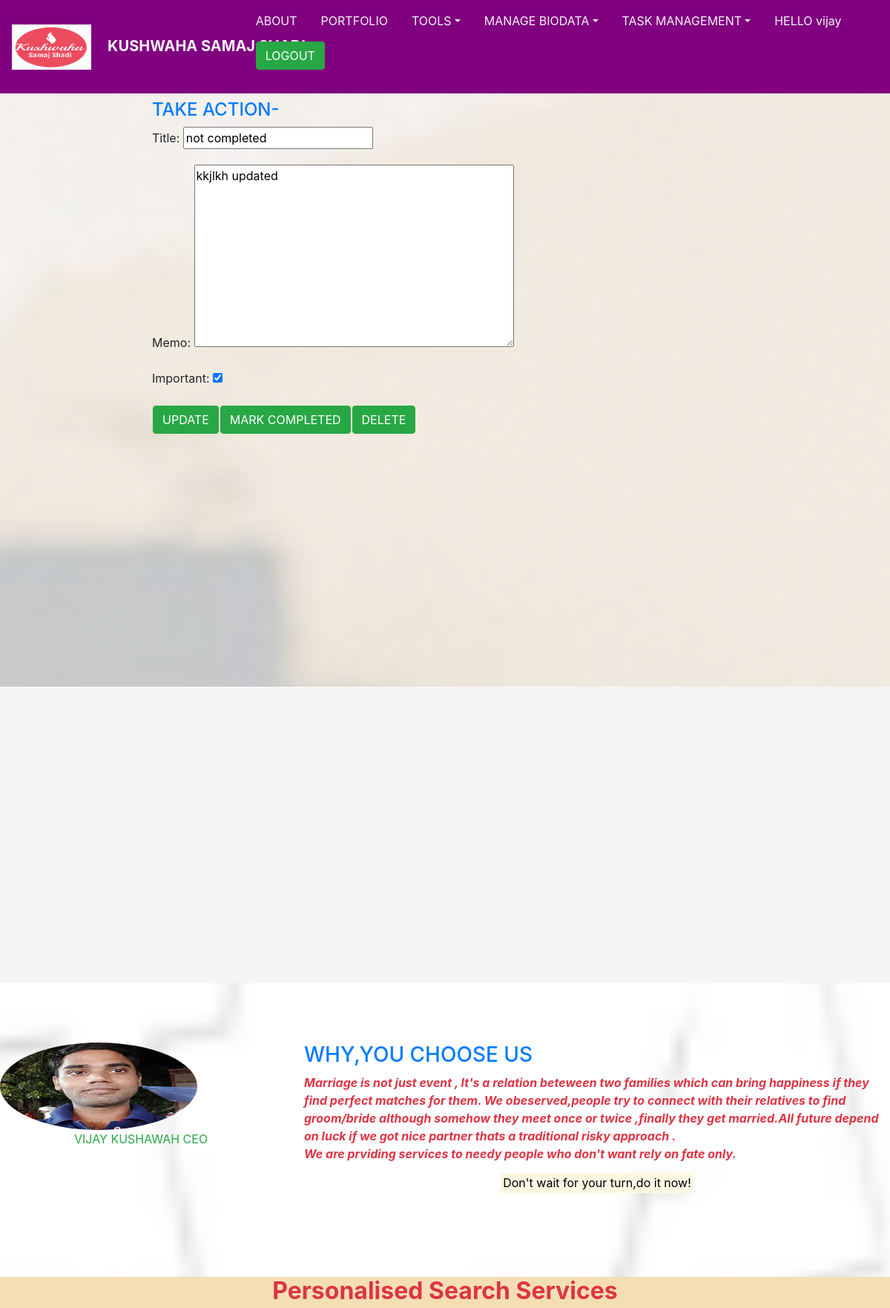
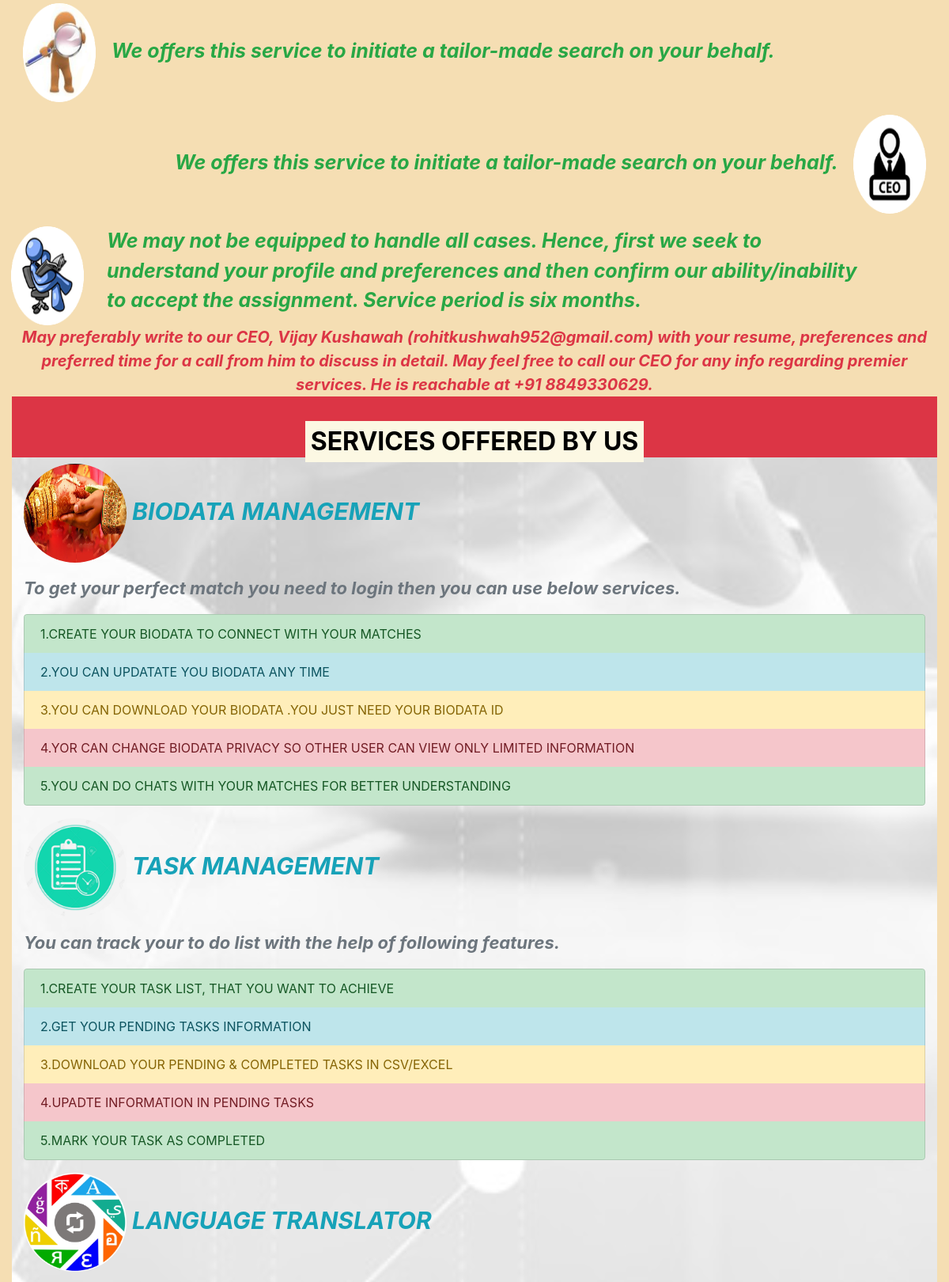
The page /todo/8 (signed in, upper part) on the database its author committed (2 pictures, top to bottom).
### todo/models.py (models this page shows, shortened)
class Todo(models.Model):
    title=models.CharField(max_length=100)
    memo=models.TextField(blank=True)
    created = models.DateTimeField(auto_now_add=True)
    datecompleted = models.DateTimeField(null=True)
    important = models.BooleanField(default=False)
    user = models.ForeignKey(User,on_delete=models.CASCADE)

### todo/views.py (the view, shortened to what this page needs)
# urls.py: path('todo/<int:todo_pk>',views.viewtodo,name='viewtodo'),
@login_required
def viewtodo(request,todo_pk):
    todo=get_object_or_404(Todo,pk=todo_pk,user=request.user)
    if request.method == 'GET':
        form =  TodoForm(instance=todo)
        return render(request,'todo/viewtodo.html',{'todo':todo,'form':form})

### todo/forms.py
class TodoForm(ModelForm):
    class Meta:
        model=Todo
        fields=['title','memo','important']

### todo/templates/todo/viewtodo.html (shortened to what this page needs)
{% extends 'todo/base.html' %}
{% block content %}
<div class="overlay">
  <div clss="container">
    <div class="row justify-content-center">
        <div class="col-8">
<h4 class="text-primary">TAKE ACTION-</h4>
<table cellpadding="1" cellspacing="2">
<form method="POST">
{{form.as_p}}
<tr><td>
<button type="submit" class="btn btn-success">UPDATE</button></td>
</form>
<form method="POST" action="{% url 'completetodo' todo.id %}">
  <td>
<button type="submit" class="btn btn-success">MARK COMPLETED</button></td>
</form>
<form method="POST" action="{% url 'deletetodo' todo.id %}">
<td><button type="submit" class="btn btn-success">DELETE</button></td>
</form></table>
</div></div></div></div>
{% endblock %}

### todo/templates/todo/base.html (shortened to what this page needs)
<link rel="stylesheet" href="https://stackpath.bootstrapcdn.com/bootstrap/4.5.2/css/bootstrap.min.css">
  <link rel="stylesheet" href="http://fortawesome.github.io/Font-Awesome/assets/font-awesome/css/font-awesome.css">
<link rel="stylesheet" href="https://cdnjs.cloudflare.com/ajax/libs/font-awesome/4.7.0/css/font-awesome.min.css">
 <link rel="stylesheet" href="https://stackpath.bootstrapcdn.com/bootstrap/4.1.3/css/bootstrap.min.css">
{% load static %}
 <link rel="stylesheet" type="text/css" href="{% static 'todo/css/main.css' %}">
 <nav class="navbar navbar-expand-lg  ">
 <a class="navbar-brand " href="{% url 'home' %}"><img src="{% static 'todo/logo.PNG' %}" width="35%" height="61px">&nbsp &nbsp  <b clss="nav-link">KUSHWAHA SAMAJ SHADI</b></a>
<div class="collapse navbar-collapse " id="navbarSupportedContent">     <ul class="nav navbar-nav mr-4">
 <li class="nav-item">
     <a class="nav-link" data-value="about" href="{% url 'abouttodo' %}">ABOUT</a>        </li>
<li class="nav-item">
    <a class="nav-link " data-value="portfolio"href="{% url 'portfoliotodo' %}">PORTFOLIO</a>
 </li>
 <li class="nav-item dropdown">
     <a class="nav-link dropdown-toggle" data-toggle="dropdown" data-value="portfolio" href="#">TOOLS</a>
  </li>
  <li class="nav-item dropdown">
      <a class="nav-link dropdown-toggle" data-toggle="dropdown" data-value="portfolio" href="#">MANAGE BIODATA</a>
   </li>
 {% if user.is_authenticated %}
 <li class="nav-item dropdown">
     <a class="nav-link dropdown-toggle" data-toggle="dropdown" data-value="portfolio" href="#">TASK MANAGEMENT</a>
  </li>
  <li class="nav-item "><a class="nav-link " data-value="blog" href="{% url 'myprofiletodo' %}">HELLO {{user.username}}</a></li>
 <li class="nav-item">
  <a class="nav-link " data-value="contact" href="{% url 'completedtodos' %}"><form  action="{% url 'logoutuser' %}" method="POST">
    <button type="submit" class="btn btn-success">LOGOUT</button>
  </form></a>       </li>
</ul>
 {% endif %}
</div></nav>
<div class="content overflow-auto" id="content" style="background-image: url('{% static 'todo/background2.jpg' %}');background-attachment: fixed;
 background-size: cover;
 background-position: center;">
{% block content %}{% endblock %}
</div>
{% include 'todo/slidershow2.html' %}
{% include 'todo/ceobase.html' %}
{% include 'todo/personalizedservicebase.html' %}
{% include 'todo/ourservicebase.html' %}
{% include 'todo/footer.html' %}

### todo/static/todo/css/main.css (style rules this page uses)
.navbar { background:#800080;position:relative; }
.content { min-height:100%;position:relative; }
.nav-link , .navbar-brand { color: #f4f4f4; cursor: pointer; }
.nav-link { margin-right: 1em !important; }
.navbar-collapse { justify-content: flex-end; }
.overlay { position: absolute; min-height: 100%; min-width: 100%; left: 0; top: 0; background: rgba(244, 244, 244, 0.79); }

### rows shown on the page
Todo: title "not completed", memo "kkjlkh updated", important "☑"

### other values the page prints
{{ user.username }} "vijay"
